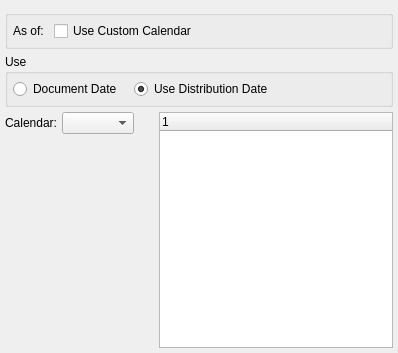
<?xml version="1.0" encoding="UTF-8"?>
<ui version="4.0">
 <comment>This file is part of the xTuple ERP: PostBooks Edition, a free and
open source Enterprise Resource Planning software suite,
Copyright (c) 1999-2010 by OpenMFG LLC, d/b/a xTuple.
It is licensed to you under the Common Public Attribution License
version 1.0, the full text of which (including xTuple-specific Exhibits)
is available at www.xtuple.com/CPAL.  By using this software, you agree
to be bound by its terms.</comment>
 <class>dspTimePhasedOpenAPItems</class>
 <widget class="QWidget" name="dspTimePhasedOpenAPItems">
  <property name="geometry">
   <rect>
    <x>0</x>
    <y>0</y>
    <width>398</width>
    <height>353</height>
   </rect>
  </property>
  <property name="windowTitle">
   <string>Payables Aging</string>
  </property>
  <layout class="QGridLayout" name="gridLayout">
   <item row="0" column="0">
    <widget class="VendorGroup" name="_vendorGroup"/>
   </item>
   <item row="1" column="0">
    <widget class="QGroupBox" name="_asofGroup">
     <property name="title">
      <string/>
     </property>
     <layout class="QHBoxLayout" name="horizontalLayout">
      <item>
       <widget class="QLabel" name="_asOfLit">
        <property name="text">
         <string>As of:</string>
        </property>
        <property name="buddy">
         <cstring>_asOf</cstring>
        </property>
       </widget>
      </item>
      <item>
       <widget class="DLineEdit" name="_asOf"/>
      </item>
      <item>
       <widget class="XCheckBox" name="_custom">
        <property name="text">
         <string>Use Custom Calendar</string>
        </property>
       </widget>
      </item>
      <item>
       <spacer name="horizontalSpacer">
        <property name="orientation">
         <enum>Qt::Horizontal</enum>
        </property>
        <property name="sizeHint" stdset="0">
         <size>
          <width>40</width>
          <height>20</height>
         </size>
        </property>
       </spacer>
      </item>
     </layout>
    </widget>
   </item>
   <item row="2" column="0">
    <widget class="QGroupBox" name="_useGroup">
     <property name="title">
      <string>Use</string>
     </property>
     <layout class="QHBoxLayout" name="_2">
      <property name="spacing">
       <number>12</number>
      </property>
      <item>
       <widget class="QRadioButton" name="_useDocDate">
        <property name="text">
         <string>Document Date</string>
        </property>
       </widget>
      </item>
      <item>
       <widget class="QRadioButton" name="_useDistDate">
        <property name="text">
         <string>Use Distribution Date</string>
        </property>
        <property name="checked">
         <bool>true</bool>
        </property>
       </widget>
      </item>
      <item>
       <spacer>
        <property name="orientation">
         <enum>Qt::Horizontal</enum>
        </property>
        <property name="sizeHint" stdset="0">
         <size>
          <width>13</width>
          <height>20</height>
         </size>
        </property>
       </spacer>
      </item>
     </layout>
    </widget>
   </item>
   <item row="3" column="0">
    <layout class="QHBoxLayout">
     <property name="spacing">
      <number>7</number>
     </property>
     <item>
      <layout class="QVBoxLayout">
       <property name="spacing">
        <number>0</number>
       </property>
       <item>
        <layout class="QHBoxLayout">
         <property name="spacing">
          <number>5</number>
         </property>
         <item>
          <widget class="QLabel" name="_calendarLit">
           <property name="text">
            <string>Calendar:</string>
           </property>
           <property name="alignment">
            <set>Qt::AlignRight|Qt::AlignTrailing|Qt::AlignVCenter</set>
           </property>
          </widget>
         </item>
         <item>
          <widget class="CalendarComboBox" name="_calendar"/>
         </item>
         <item>
          <spacer name="horizontalSpacer_2">
           <property name="orientation">
            <enum>Qt::Horizontal</enum>
           </property>
           <property name="sizeHint" stdset="0">
            <size>
             <width>40</width>
             <height>20</height>
            </size>
           </property>
          </spacer>
         </item>
        </layout>
       </item>
       <item>
        <spacer>
         <property name="orientation">
          <enum>Qt::Vertical</enum>
         </property>
         <property name="sizeType">
          <enum>QSizePolicy::Expanding</enum>
         </property>
         <property name="sizeHint" stdset="0">
          <size>
           <width>20</width>
           <height>0</height>
          </size>
         </property>
        </spacer>
       </item>
      </layout>
     </item>
     <item>
      <widget class="PeriodsListView" name="_periods">
       <property name="sizePolicy">
        <sizepolicy hsizetype="Expanding" vsizetype="Preferred">
         <horstretch>0</horstretch>
         <verstretch>0</verstretch>
        </sizepolicy>
       </property>
       <property name="minimumSize">
        <size>
         <width>0</width>
         <height>120</height>
        </size>
       </property>
      </widget>
     </item>
    </layout>
   </item>
  </layout>
 </widget>
 <layoutdefault spacing="5" margin="5"/>
 <pixmapfunction>qPixmapFromMimeSource</pixmapfunction>
 <customwidgets>
  <customwidget>
   <class>CalendarComboBox</class>
   <extends>XComboBox</extends>
   <header>calendarTools.h</header>
  </customwidget>
  <customwidget>
   <class>DLineEdit</class>
   <extends>QWidget</extends>
   <header>datecluster.h</header>
   <container>1</container>
  </customwidget>
  <customwidget>
   <class>PeriodsListView</class>
   <extends>XTreeWidget</extends>
   <header>calendarTools.h</header>
  </customwidget>
  <customwidget>
   <class>VendorGroup</class>
   <extends>QWidget</extends>
   <header>vendorgroup.h</header>
  </customwidget>
  <customwidget>
   <class>XCheckBox</class>
   <extends>QCheckBox</extends>
   <header>xcheckbox.h</header>
  </customwidget>
  <customwidget>
   <class>XComboBox</class>
   <extends>QComboBox</extends>
   <header>xcombobox.h</header>
  </customwidget>
  <customwidget>
   <class>XTreeWidget</class>
   <extends>QTreeWidget</extends>
   <header>xtreewidget.h</header>
   <container>1</container>
  </customwidget>
 </customwidgets>
 <tabstops>
  <tabstop>_asOf</tabstop>
  <tabstop>_custom</tabstop>
  <tabstop>_useDocDate</tabstop>
  <tabstop>_useDistDate</tabstop>
  <tabstop>_periods</tabstop>
 </tabstops>
 <resources/>
 <connections>
  <connection>
   <sender>_calendar</sender>
   <signal>newCalendarId(int)</signal>
   <receiver>_periods</receiver>
   <slot>populate(int)</slot>
   <hints>
    <hint type="sourcelabel">
     <x>154</x>
     <y>197</y>
    </hint>
    <hint type="destinationlabel">
     <x>590</x>
     <y>281</y>
    </hint>
   </hints>
  </connection>
  <connection>
   <sender>_calendar</sender>
   <signal>select(ParameterList&amp;)</signal>
   <receiver>_periods</receiver>
   <slot>load(ParameterList&amp;)</slot>
   <hints>
    <hint type="sourcelabel">
     <x>154</x>
     <y>197</y>
    </hint>
    <hint type="destinationlabel">
     <x>590</x>
     <y>281</y>
    </hint>
   </hints>
  </connection>
 </connections>
</ui>
